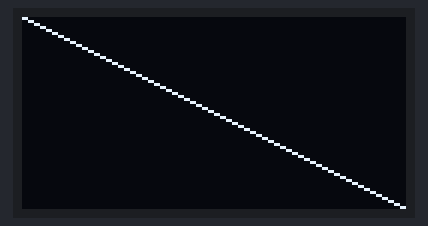
The sketch below on a simulated Arduino Uno, built with avr-gcc and run on an emulated ATmega328P. Parts: 128×64 one-colour display.

Above: at 0.1 s.
At 2.53 s:
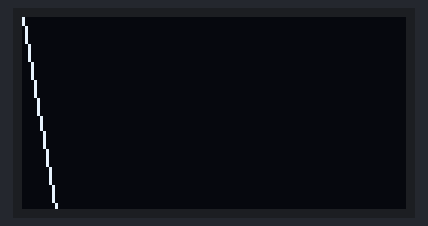
At 3.14 s:
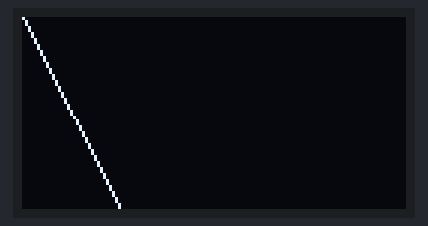
At 4.05 s:
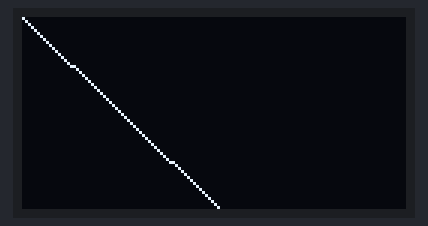
At 4.66 s:
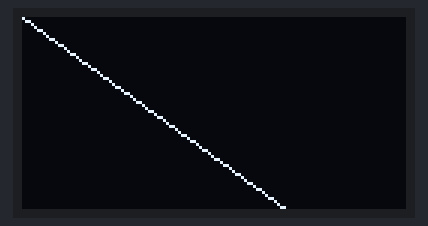
At 5.29 s:
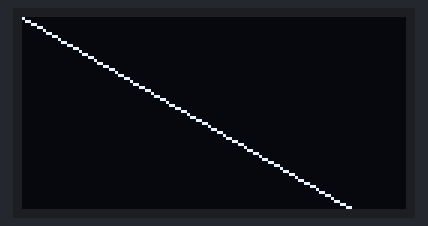

The sketch:

lineDrawing.ino
```cpp
/* in this example we have used adafruit's GFX and SSD1306 library
here drawLine function uses the co-ordinates of the end points of the line and color in the integer type */

#include "SPI.h" // used for displays with spi interface
#include "Wire.h" // usef fot i2c interface
#include "Adafruit_GFX.h"
#include "Adafruit_SSD1306.h"

#define OLED_RESET -1
Adafruit_SSD1306 display;


void setup() {
  // put your setup code here, to run once:
  display.begin(SSD1306_SWITCHCAPVCC, 0x3C, OLED_RESET);
  display.clearDisplay(); //clear buffer

}

void loop() {
  display.drawLine(0,0,display.width(),display.height(),WHITE);
  display.display();
  delay(2000);
  display.clearDisplay();
  for(int i = 0; i<display.width(); i++){
    display.drawLine(0,0,i,display.height(),WHITE); // draws a line with the x,y co-ordinates
    display.display(); // displays the line
    display.clearDisplay();
  }
  display.clearDisplay();
}
```

Measured:
- by itself, everything shown: repeats every 5.6 s, in 13 steps
